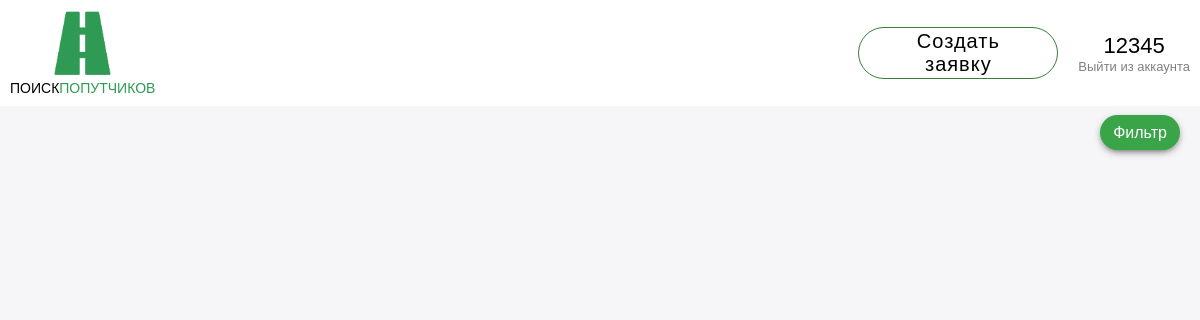
The page /passengers (signed in) on the database as committed earlier.
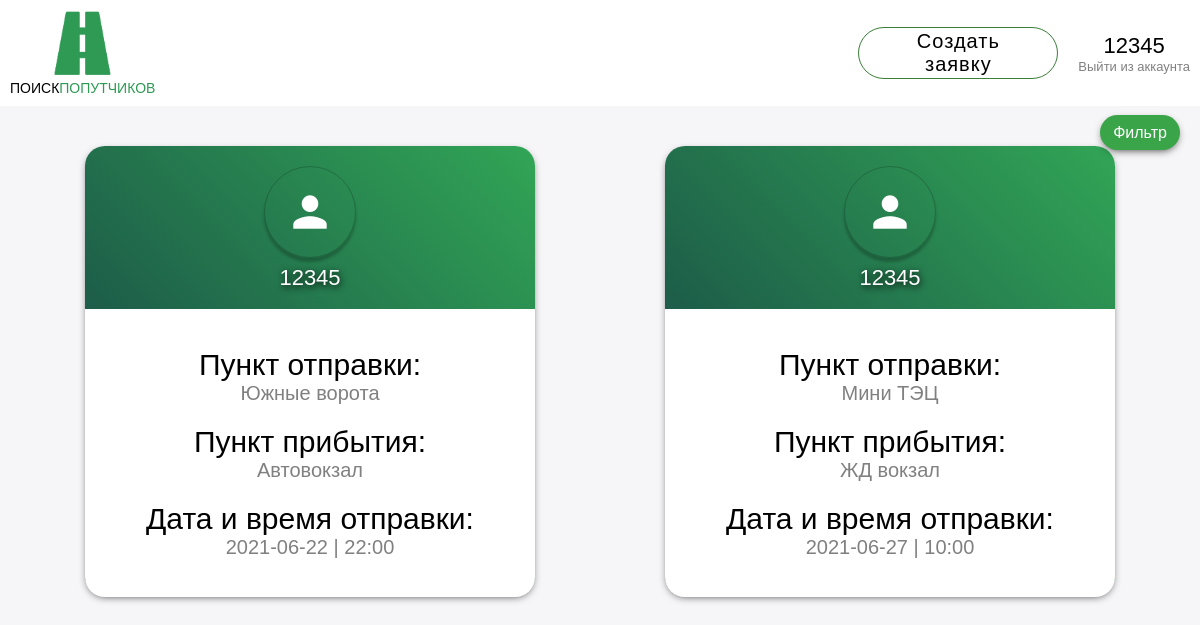
The same page on the database as committed later.
### tables this page shows
CREATE TABLE posts (
    id INTEGER PRIMARY KEY AUTOINCREMENT,
    isDriver BOOLEAN,
    isType TEXT,
    idPerson INTEGER,
    idBeginPoint TEXT,
    idEndPoint TEXT,
    time DATETIME DEFAULT CURRENT_TIMESTAMP,
    text TEXT,
    driverName TEXT,
    FOREIGN KEY (idPerson) REFERENCES persons (id) 
     
);

### view.py (the view)
@app.route('/passengers')
def passengers():
    if 'userLogged' in session:
        return render_template('main.html', posts=db.get_passengers_posts())
    return redirect(url_for('index'))

### db/database.py (called while the page is built)
    def get_db_connection(self):
        conn = sqlite3.connect(self.database_name)
        conn.row_factory = sqlite3.Row
        return conn

    def get_passengers_posts(self):
        with self.get_db_connection() as conn:
            posts = conn.execute(POSTS_PASSENGERS_QUERY).fetchall()
        return posts

### templates/main.html (shortened to what this page needs)
{% extends 'base.html' %}
{% block content %}
    <div class="filter">
        <div class="filter-container2">
          <div class="filter-container">
              <label class="filter_button" for="hd-1"><p id="filter_button_name">Фильтр</p></label>
            </div>
          </div>
        </div>
    <div class="container-2">
        {% for post in posts %}
            <a href="{{ url_for('about', id=post.id)}}" target="_blank">
                <div class="{{ post.isType }}">
                    <div class="text-in-card">
                        <div class="container-icon">
                            <span class="material-icons class icon">
                            </span>
                            <div class="nickname">{{ post.driverName }}</div>
                        </div>
                        <div class="text-container">
                            <div class="glue-text">
                                <div class="text_title">Пункт отправки:</div>
                                <div class="text_info">{{ post.idBeginPoint }}</div>
                            </div>
                            <div class="glue-text">
                                <div class="text_title">Пункт прибытия:</div>
                                <div class="text_info">{{ post.idEndPoint }}</div>
                            </div>
                            <div class="glue-text">
                                <div class="text_title">Дата и время отправки:</div>
                                <div class="text_info">{{ post.time }}</div>
                            </div>
                        </div>
                    </div>
                </div>
            </a>
        {% endfor %}
    </div>
{% endblock %}

### templates/base.html (shortened to what this page needs)
<!DOCTYPE html>
<html>
    <head>
        <link href="/static/style.css" rel="stylesheet" type="text/css" />
        <link href="/static/fonts/iconfont/material-icons.css" rel="stylesheet">
    </head>
    <body>
        <header class="header">
            <div class="glue">
              <img class="logo" src="/static/Images/logo.png">
              <div class="bottom-logo"><div id="bl1">ПОИСК</div><div id="bl2">ПОПУТЧИКОВ</div></div>
            </div>
            <div class="create-button-container">
              <div class="create_request_button"><a href=" {{ url_for('addpost') }} ">Создать заявку</a></div>
            <div class="glue2">
                <div class="account">{{session['userLogged']}}</div>
                <div class="exit_account"><a href=" {{ url_for('users.log_out') }} ">Выйти из аккаунта</a></div>
            </div>
          </div>
      </header>
        <main>
            {% block content %}
            {% endblock %}
        </main>
    </body>
</html>

Rows that differ between the two databases and show on the page:
added posts: driverName "12345", idBeginPoint "Южные ворота", idEndPoint "Автовокзал", time "2021-06-22 | 22:00"
added posts: driverName "12345", idBeginPoint "Мини ТЭЦ", idEndPoint "ЖД вокзал", time "2021-06-27 | 10:00"
